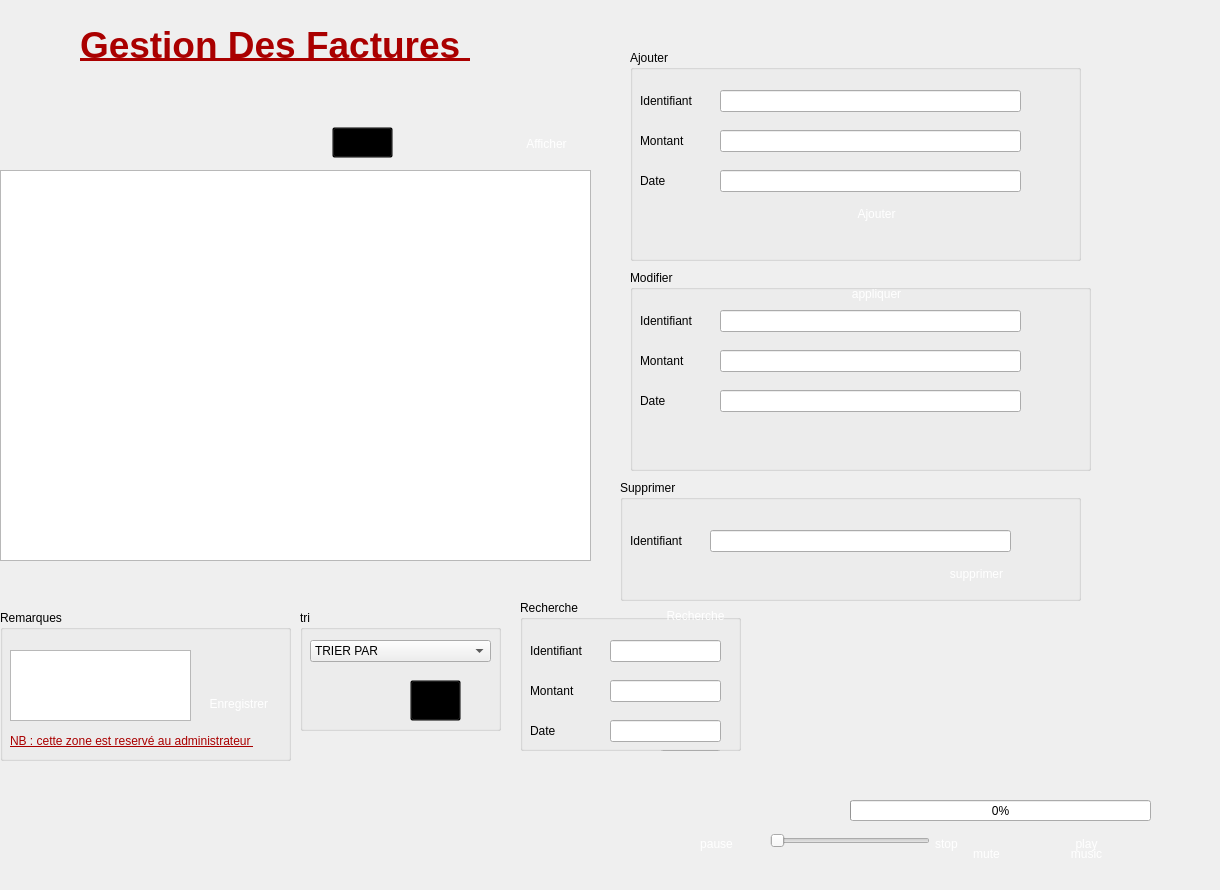
     <widget class="QWidget" name="tab">
      <attribute name="title">
       <string>FACTURES</string>
      </attribute>
      <widget class="QTableView" name="tableView">
       <property name="geometry">
        <rect>
         <x>0</x>
         <y>170</y>
         <width>591</width>
         <height>391</height>
        </rect>
       </property>
      </widget>
      <widget class="QGroupBox" name="groupBox">
       <property name="geometry">
        <rect>
         <x>630</x>
         <y>50</y>
         <width>451</width>
         <height>211</height>
        </rect>
       </property>
       <property name="styleSheet">
        <string notr="true">background-image: url(:/images/Empty.png);</string>
       </property>
       <property name="title">
        <string>Ajouter</string>
       </property>
       <widget class="QLabel" name="label">
        <property name="geometry">
         <rect>
          <x>10</x>
          <y>30</y>
          <width>141</width>
          <height>41</height>
         </rect>
        </property>
        <property name="text">
         <string>Identifiant</string>
        </property>
       </widget>
       <widget class="QLabel" name="label_2">
        <property name="geometry">
         <rect>
          <x>10</x>
          <y>70</y>
          <width>141</width>
          <height>41</height>
         </rect>
        </property>
        <property name="text">
         <string>Montant</string>
        </property>
       </widget>
       <widget class="QLabel" name="label_3">
        <property name="geometry">
         <rect>
          <x>10</x>
          <y>110</y>
          <width>141</width>
          <height>41</height>
         </rect>
        </property>
        <property name="text">
         <string>Date</string>
        </property>
       </widget>
       <widget class="QLineEdit" name="ajoutid">
        <property name="geometry">
         <rect>
          <x>90</x>
          <y>40</y>
          <width>301</width>
          <height>22</height>
         </rect>
        </property>
       </widget>
       <widget class="QLineEdit" name="ajoutdate">
        <property name="geometry">
         <rect>
          <x>90</x>
          <y>80</y>
          <width>301</width>
          <height>22</height>
         </rect>
        </property>
       </widget>
       <widget class="QLineEdit" name="ajoutmontant">
        <property name="geometry">
         <rect>
          <x>90</x>
          <y>120</y>
          <width>301</width>
          <height>22</height>
         </rect>
        </property>
       </widget>
       <widget class="QPushButton" name="Boutonajouter">
        <property name="geometry">
         <rect>
          <x>200</x>
          <y>150</y>
          <width>93</width>
          <height>28</height>
         </rect>
        </property>
        <property name="styleSheet">
         <string notr="true">QPushButton

{
  
  border-radius: 10px;

background-color: qlineargradient(spread:pad, x1:0.613065, y1:0.511, x2:0.969, y2:0, stop:0.18593 rgba((170, 85, 255);), stop:0.959799 rgba(0, 0, 0, 161));
	
color:rgb(255, 255, 255);

}

QPushButton:hover,QPushButton:hover
{
    border: 4px solid QLinearGradient( x1: 2, y1: 2, x2: 2, y2: 3, stop: 0 #08E8DE , stop: 3 #d7801a);
}</string>
        </property>
        <property name="text">
         <string>Ajouter</string>
        </property>
       </widget>
      </widget>
      <widget class="QGroupBox" name="groupBox_2">
       <property name="geometry">
        <rect>
         <x>630</x>
         <y>270</y>
         <width>461</width>
         <height>201</height>
        </rect>
       </property>
       <property name="styleSheet">
        <string notr="true">background-image: url(:/images/Empty.png);</string>
       </property>
       <property name="title">
        <string>Modifier </string>
       </property>
       <widget class="QLabel" name="label_5">
        <property name="geometry">
         <rect>
          <x>10</x>
          <y>70</y>
          <width>141</width>
          <height>41</height>
         </rect>
        </property>
        <property name="text">
         <string>Montant</string>
        </property>
       </widget>
       <widget class="QLabel" name="label_6">
        <property name="geometry">
         <rect>
          <x>10</x>
          <y>30</y>
          <width>141</width>
          <height>41</height>
         </rect>
        </property>
        <property name="text">
         <string>Identifiant</string>
        </property>
       </widget>
       <widget class="QLabel" name="label_7">
        <property name="geometry">
         <rect>
          <x>10</x>
          <y>110</y>
          <width>141</width>
          <height>41</height>
         </rect>
        </property>
        <property name="text">
         <string>Date</string>
        </property>
       </widget>
       <widget class="QLineEdit" name="mod1">
        <property name="geometry">
         <rect>
          <x>90</x>
          <y>80</y>
          <width>301</width>
          <height>22</height>
         </rect>
        </property>
       </widget>
       <widget class="QLineEdit" name="mod2">
        <property name="geometry">
         <rect>
          <x>90</x>
          <y>40</y>
          <width>301</width>
          <height>22</height>
         </rect>
        </property>
       </widget>
       <widget class="QLineEdit" name="mod3">
        <property name="geometry">
         <rect>
          <x>90</x>
          <y>120</y>
          <width>301</width>
          <height>22</height>
         </rect>
        </property>
       </widget>
       <widget class="QPushButton" name="pushButton_7">
        <property name="geometry">
         <rect>
          <x>200</x>
          <y>10</y>
          <width>93</width>
          <height>28</height>
         </rect>
        </property>
        <property name="styleSheet">
         <string notr="true">QPushButton

{
  
  border-radius: 10px;

background-color: qlineargradient(spread:pad, x1:0.613065, y1:0.511, x2:0.969, y2:0, stop:0.18593 rgba((170, 85, 255);), stop:0.959799 rgba(0, 0, 0, 161));
	
color:rgb(255, 255, 255);

}

QPushButton:hover,QPushButton:hover
{
    border: 4px solid QLinearGradient( x1: 2, y1: 2, x2: 2, y2: 3, stop: 0 #08E8DE , stop: 3 #d7801a);
}</string>
        </property>
        <property name="text">
         <string>appliquer</string>
        </property>
       </widget>
      </widget>
      <widget class="QGroupBox" name="groupBox_3">
       <property name="geometry">
        <rect>
         <x>620</x>
         <y>480</y>
         <width>461</width>
         <height>121</height>
        </rect>
       </property>
       <property name="styleSheet">
        <string notr="true">background-image: url(:/images/Empty.png);</string>
       </property>
       <property name="title">
        <string>Supprimer</string>
       </property>
       <widget class="QLabel" name="label_4">
        <property name="geometry">
         <rect>
          <x>10</x>
          <y>40</y>
          <width>141</width>
          <height>41</height>
         </rect>
        </property>
        <property name="text">
         <string>Identifiant</string>
        </property>
       </widget>
       <widget class="QLineEdit" name="delete_2">
        <property name="geometry">
         <rect>
          <x>90</x>
          <y>50</y>
          <width>301</width>
          <height>22</height>
         </rect>
        </property>
       </widget>
       <widget class="QPushButton" name="pushButton_2">
        <property name="geometry">
         <rect>
          <x>310</x>
          <y>80</y>
          <width>93</width>
          <height>28</height>
         </rect>
        </property>
        <property name="styleSheet">
         <string notr="true">QPushButton

{
  
  border-radius: 10px;

background-color: qlineargradient(spread:pad, x1:0.613065, y1:0.511, x2:0.969, y2:0, stop:0.18593 rgba((170, 85, 255);), stop:0.959799 rgba(0, 0, 0, 161));
	
color:rgb(255, 255, 255);

}

QPushButton:hover,QPushButton:hover
{
    border: 4px solid QLinearGradient( x1: 2, y1: 2, x2: 2, y2: 3, stop: 0 #08E8DE , stop: 3 #d7801a);
}</string>
        </property>
        <property name="text">
         <string>supprimer</string>
        </property>
       </widget>
      </widget>
      <widget class="QGroupBox" name="groupBox_4">
       <property name="geometry">
        <rect>
         <x>300</x>
         <y>610</y>
         <width>201</width>
         <height>121</height>
        </rect>
       </property>
       <property name="styleSheet">
        <string notr="true">background-image: url(:/images/Empty.png);</string>
       </property>
       <property name="title">
        <string>tri</string>
       </property>
       <widget class="QComboBox" name="comboBox">
        <property name="geometry">
         <rect>
          <x>10</x>
          <y>30</y>
          <width>181</width>
          <height>22</height>
         </rect>
        </property>
        <item>
         <property name="text">
          <string>TRIER PAR </string>
         </property>
        </item>
        <item>
         <property name="text">
          <string>IDENTIFIANT</string>
         </property>
        </item>
        <item>
         <property name="text">
          <string>DATE_F</string>
         </property>
        </item>
        <item>
         <property name="text">
          <string>MONTANT</string>
         </property>
        </item>
       </widget>
       <widget class="QPushButton" name="pushButton_3">
        <property name="geometry">
         <rect>
          <x>110</x>
          <y>70</y>
          <width>51</width>
          <height>41</height>
         </rect>
        </property>
        <property name="styleSheet">
         <string notr="true">*{


background-color: transparent;
border-image: url(C:/Users/LENOVO/Desktop/tr/valide.png);

}

*:hover
{

background-color: transparent;


}
</string>
        </property>
        <property name="text">
         <string/>
        </property>
       </widget>
      </widget>
      <widget class="QGroupBox" name="groupBox_9">
       <property name="geometry">
        <rect>
         <x>520</x>
         <y>600</y>
         <width>221</width>
         <height>151</height>
        </rect>
       </property>
       <property name="styleSheet">
        <string notr="true">background-image: url(:/images/Empty.png);</string>
       </property>
       <property name="title">
        <string>Recherche </string>
       </property>
       <widget class="QLabel" name="label_15">
        <property name="geometry">
         <rect>
          <x>10</x>
          <y>30</y>
          <width>141</width>
          <height>41</height>
         </rect>
        </property>
        <property name="text">
         <string>Identifiant</string>
        </property>
       </widget>
       <widget class="QLabel" name="label_16">
        <property name="geometry">
         <rect>
          <x>10</x>
          <y>70</y>
          <width>141</width>
          <height>41</height>
         </rect>
        </property>
        <property name="text">
         <string>Montant</string>
        </property>
       </widget>
       <widget class="QLabel" name="label_17">
        <property name="geometry">
         <rect>
          <x>10</x>
          <y>110</y>
          <width>141</width>
          <height>41</height>
         </rect>
        </property>
        <property name="text">
         <string>Date</string>
        </property>
       </widget>
       <widget class="QLineEdit" name="cher1">
        <property name="geometry">
         <rect>
          <x>90</x>
          <y>40</y>
          <width>111</width>
          <height>22</height>
         </rect>
        </property>
       </widget>
       <widget class="QLineEdit" name="che2">
        <property name="geometry">
         <rect>
          <x>90</x>
          <y>80</y>
          <width>111</width>
          <height>22</height>
         </rect>
        </property>
       </widget>
       <widget class="QLineEdit" name="che3">
        <property name="geometry">
         <rect>
          <x>90</x>
          <y>120</y>
          <width>111</width>
          <height>22</height>
         </rect>
        </property>
       </widget>
       <widget class="QPushButton" name="recherche">
        <property name="geometry">
         <rect>
          <x>140</x>
          <y>150</y>
          <width>61</width>
          <height>28</height>
         </rect>
        </property>
        <property name="text">
         <string>ok</string>
        </property>
       </widget>
       <widget class="QPushButton" name="pushButton_9">
        <property name="geometry">
         <rect>
          <x>140</x>
          <y>0</y>
          <width>71</width>
          <height>31</height>
         </rect>
        </property>
        <property name="styleSheet">
         <string notr="true">QPushButton

{
  
  border-radius: 10px;

background-color: qlineargradient(spread:pad, x1:0.613065, y1:0.511, x2:0.969, y2:0, stop:0.18593 rgba((170, 85, 255);), stop:0.959799 rgba(0, 0, 0, 161));
	
color:rgb(255, 255, 255);

}

QPushButton:hover,QPushButton:hover
{
    border: 4px solid QLinearGradient( x1: 2, y1: 2, x2: 2, y2: 3, stop: 0 #08E8DE , stop: 3 #d7801a);
}</string>
        </property>
        <property name="text">
         <string>Recherche</string>
        </property>
       </widget>
      </widget>
      <widget class="QGroupBox" name="groupBox_10">
       <property name="geometry">
        <rect>
         <x>0</x>
         <y>610</y>
         <width>291</width>
         <height>151</height>
        </rect>
       </property>
       <property name="styleSheet">
        <string notr="true">background-image: url(:/images/Empty.png);</string>
       </property>
       <property name="title">
        <string>Remarques</string>
       </property>
       <widget class="QPushButton" name="pushButton_8">
        <property name="geometry">
         <rect>
          <x>200</x>
          <y>80</y>
          <width>81</width>
          <height>28</height>
         </rect>
        </property>
        <property name="styleSheet">
         <string notr="true">QPushButton

{
  
  border-radius: 10px;

background-color: qlineargradient(spread:pad, x1:0.613065, y1:0.511, x2:0.969, y2:0, stop:0.18593 rgba((170, 85, 255);), stop:0.959799 rgba(0, 0, 0, 161));
	
color:rgb(255, 255, 255);

}

QPushButton:hover,QPushButton:hover
{
    border: 4px solid QLinearGradient( x1: 2, y1: 2, x2: 2, y2: 3, stop: 0 #08E8DE , stop: 3 #d7801a);
}</string>
        </property>
        <property name="text">
         <string>Enregistrer </string>
        </property>
       </widget>
       <widget class="QTextEdit" name="textEdit">
        <property name="geometry">
         <rect>
          <x>10</x>
          <y>40</y>
          <width>181</width>
          <height>71</height>
         </rect>
        </property>
       </widget>
      </widget>
      <widget class="QPushButton" name="imprimerbt">
       <property name="geometry">
        <rect>
         <x>332</x>
         <y>127</y>
         <width>61</width>
         <height>31</height>
        </rect>
       </property>
       <property name="styleSheet">
        <string notr="true">*{


background-color: transparent;
border-image: url(C:/Users/LENOVO/Desktop/tr/imp.jpg);

}

*:hover
{

background-color: transparent;


}
</string>
       </property>
       <property name="text">
        <string/>
       </property>
      </widget>
      <widget class="QLabel" name="image">
       <property name="geometry">
        <rect>
         <x>-30</x>
         <y>-130</y>
         <width>1211</width>
         <height>10</height>
        </rect>
       </property>
       <property name="text">
        <string>TextLabel</string>
       </property>
       <property name="scaledContents">
        <bool>true</bool>
       </property>
      </widget>
      <widget class="QLabel" name="digitalclock_2">
       <property name="geometry">
        <rect>
         <x>800</x>
         <y>590</y>
         <width>251</width>
         <height>51</height>
        </rect>
       </property>
       <property name="styleSheet">
        <string notr="true">background-image: url(:/images/Empty.png);</string>
       </property>
       <property name="text">
        <string/>
       </property>
      </widget>
      <widget class="QLabel" name="date_2">
       <property name="geometry">
        <rect>
         <x>790</x>
         <y>620</y>
         <width>164</width>
         <height>31</height>
        </rect>
       </property>
       <property name="styleSheet">
        <string notr="true">background-image: url(:/images/Empty.png);</string>
       </property>
       <property name="text">
        <string/>
       </property>
      </widget>
      <widget class="QLabel" name="text1">
       <property name="geometry">
        <rect>
         <x>10</x>
         <y>710</y>
         <width>291</width>
         <height>61</height>
        </rect>
       </property>
       <property name="styleSheet">
        <string notr="true">background-image: url(:/images/Empty.png);
font: 18pt &quot;MS Shell Dlg 2&quot;;
text-decoration: underline;
font: 8pt &quot;MS Shell Dlg 2&quot;;
color: rgb(170, 0, 0);</string>
       </property>
       <property name="text">
        <string>NB : cette zone est reservé au administrateur </string>
       </property>
      </widget>
      <widget class="QLabel" name="textf">
       <property name="geometry">
        <rect>
         <x>80</x>
         <y>10</y>
         <width>641</width>
         <height>71</height>
        </rect>
       </property>
       <property name="font">
        <font>
         <pointsize>36</pointsize>
         <weight>75</weight>
         <bold>true</bold>
        </font>
       </property>
       <property name="styleSheet">
        <string notr="true">background-image: url(:/images/Empty.png);</string>
       </property>
       <property name="text">
        <string>&lt;html&gt;&lt;head/&gt;&lt;body&gt;&lt;p&gt;&lt;span style=&quot; font-size:28pt; text-decoration: underline; color:#aa0000;&quot;&gt;Gestion Des Factures &lt;/span&gt;&lt;/p&gt;&lt;/body&gt;&lt;/html&gt;</string>
       </property>
       <property name="scaledContents">
        <bool>false</bool>
       </property>
      </widget>
      <widget class="QPushButton" name="pushButton_4">
       <property name="geometry">
        <rect>
         <x>500</x>
         <y>130</y>
         <width>93</width>
         <height>28</height>
        </rect>
       </property>
       <property name="styleSheet">
        <string notr="true">QPushButton

{
  
  border-radius: 10px;

background-color: qlineargradient(spread:pad, x1:0.613065, y1:0.511, x2:0.969, y2:0, stop:0.18593 rgba((170, 85, 255);), stop:0.959799 rgba(0, 0, 0, 161));
	
color:rgb(255, 255, 255);

}

QPushButton:hover,QPushButton:hover
{
    border: 4px solid QLinearGradient( x1: 2, y1: 2, x2: 2, y2: 3, stop: 0 #08E8DE , stop: 3 #d7801a);
}</string>
       </property>
       <property name="text">
        <string>Afficher</string>
       </property>
      </widget>
      <widget class="QLabel" name="imm">
       <property name="geometry">
        <rect>
         <x>-10</x>
         <y>-80</y>
         <width>1151</width>
         <height>881</height>
        </rect>
       </property>
       <property name="text">
        <string/>
       </property>
      </widget>
      <widget class="QPushButton" name="music">
       <property name="geometry">
        <rect>
         <x>1040</x>
         <y>840</y>
         <width>93</width>
         <height>28</height>
        </rect>
       </property>
       <property name="styleSheet">
        <string notr="true">QPushButton

{
  
  border-radius: 10px;

background-color: qlineargradient(spread:pad, x1:0.613065, y1:0.511, x2:0.969, y2:0, stop:0.18593 rgba((170, 85, 255);), stop:0.959799 rgba(0, 0, 0, 161));
	
color:rgb(255, 255, 255);

}

QPushButton:hover,QPushButton:hover
{
    border: 4px solid QLinearGradient( x1: 2, y1: 2, x2: 2, y2: 3, stop: 0 #08E8DE , stop: 3 #d7801a);
}</string>
       </property>
       <property name="text">
        <string>music</string>
       </property>
      </widget>
      <widget class="QPushButton" name="play">
       <property name="geometry">
        <rect>
         <x>1040</x>
         <y>830</y>
         <width>93</width>
         <height>28</height>
        </rect>
       </property>
       <property name="styleSheet">
        <string notr="true">QPushButton

{
  
  border-radius: 10px;

background-color: qlineargradient(spread:pad, x1:0.613065, y1:0.511, x2:0.969, y2:0, stop:0.18593 rgba((170, 85, 255);), stop:0.959799 rgba(0, 0, 0, 161));
	
color:rgb(255, 255, 255);

}

QPushButton:hover,QPushButton:hover
{
    border: 4px solid QLinearGradient( x1: 2, y1: 2, x2: 2, y2: 3, stop: 0 #08E8DE , stop: 3 #d7801a);
}</string>
       </property>
       <property name="text">
        <string>play</string>
       </property>
      </widget>
      <widget class="QPushButton" name="pause">
       <property name="geometry">
        <rect>
         <x>670</x>
         <y>830</y>
         <width>93</width>
         <height>28</height>
        </rect>
       </property>
       <property name="styleSheet">
        <string notr="true">QPushButton

{
  
  border-radius: 10px;

background-color: qlineargradient(spread:pad, x1:0.613065, y1:0.511, x2:0.969, y2:0, stop:0.18593 rgba((170, 85, 255);), stop:0.959799 rgba(0, 0, 0, 161));
	
color:rgb(255, 255, 255);

}

QPushButton:hover,QPushButton:hover
{
    border: 4px solid QLinearGradient( x1: 2, y1: 2, x2: 2, y2: 3, stop: 0 #08E8DE , stop: 3 #d7801a);
}</string>
       </property>
       <property name="text">
        <string>pause</string>
       </property>
      </widget>
      <widget class="QPushButton" name="stop">
       <property name="geometry">
        <rect>
         <x>900</x>
         <y>830</y>
         <width>93</width>
         <height>28</height>
        </rect>
       </property>
       <property name="styleSheet">
        <string notr="true">QPushButton

{
  
  border-radius: 10px;

background-color: qlineargradient(spread:pad, x1:0.613065, y1:0.511, x2:0.969, y2:0, stop:0.18593 rgba((170, 85, 255);), stop:0.959799 rgba(0, 0, 0, 161));
	
color:rgb(255, 255, 255);

}

QPushButton:hover,QPushButton:hover
{
    border: 4px solid QLinearGradient( x1: 2, y1: 2, x2: 2, y2: 3, stop: 0 #08E8DE , stop: 3 #d7801a);
}</string>
       </property>
       <property name="text">
        <string>stop</string>
       </property>
      </widget>
      <widget class="QProgressBar" name="progressBar">
       <property name="geometry">
        <rect>
         <x>850</x>
         <y>800</y>
         <width>301</width>
         <height>21</height>
        </rect>
       </property>
       <property name="value">
        <number>0</number>
       </property>
      </widget>
      <widget class="QSlider" name="volume">
       <property name="geometry">
        <rect>
         <x>770</x>
         <y>830</y>
         <width>160</width>
         <height>22</height>
        </rect>
       </property>
       <property name="orientation">
        <enum>Qt::Horizontal</enum>
       </property>
      </widget>
      <widget class="QPushButton" name="mute">
       <property name="geometry">
        <rect>
         <x>940</x>
         <y>840</y>
         <width>93</width>
         <height>28</height>
        </rect>
       </property>
       <property name="styleSheet">
        <string notr="true">QPushButton

{
  
  border-radius: 10px;

background-color: qlineargradient(spread:pad, x1:0.613065, y1:0.511, x2:0.969, y2:0, stop:0.18593 rgba((170, 85, 255);), stop:0.959799 rgba(0, 0, 0, 161));
	
color:rgb(255, 255, 255);

}

QPushButton:hover,QPushButton:hover
{
    border: 4px solid QLinearGradient( x1: 2, y1: 2, x2: 2, y2: 3, stop: 0 #08E8DE , stop: 3 #d7801a);
}</string>
       </property>
       <property name="text">
        <string>mute</string>
       </property>
      </widget>
      <zorder>imm</zorder>
      <zorder>image</zorder>
      <zorder>tableView</zorder>
      <zorder>groupBox</zorder>
      <zorder>groupBox_2</zorder>
      <zorder>groupBox_3</zorder>
      <zorder>groupBox_4</zorder>
      <zorder>groupBox_9</zorder>
      <zorder>groupBox_10</zorder>
      <zorder>imprimerbt</zorder>
      <zorder>digitalclock_2</zorder>
      <zorder>date_2</zorder>
      <zorder>text1</zorder>
      <zorder>textf</zorder>
      <zorder>pushButton_4</zorder>
      <zorder>music</zorder>
      <zorder>play</zorder>
      <zorder>pause</zorder>
      <zorder>stop</zorder>
      <zorder>progressBar</zorder>
      <zorder>volume</zorder>
      <zorder>mute</zorder>
     </widget>
